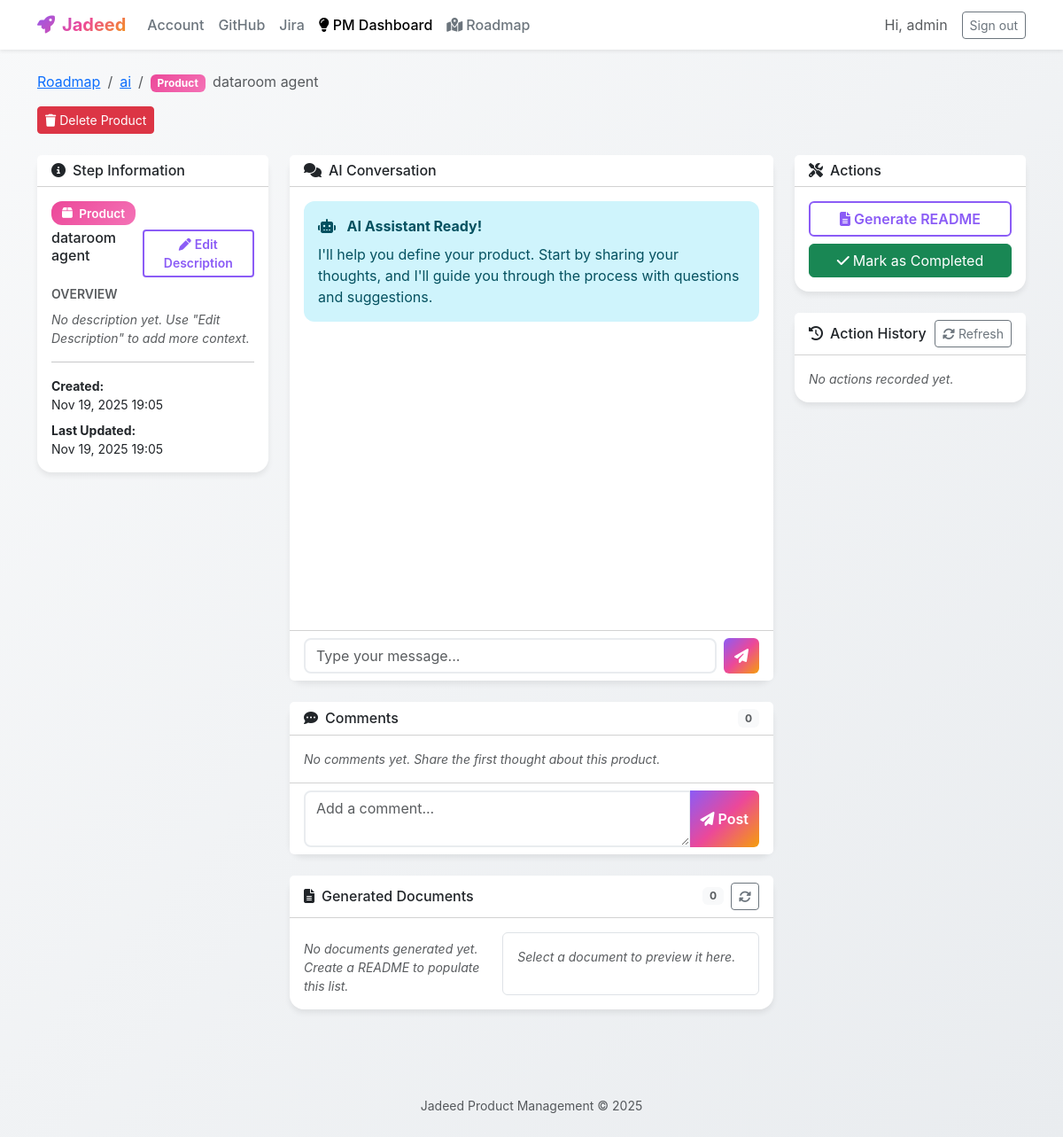
/product-management/workflow/80/ (signed in), run on an earlier commit of the app's database.
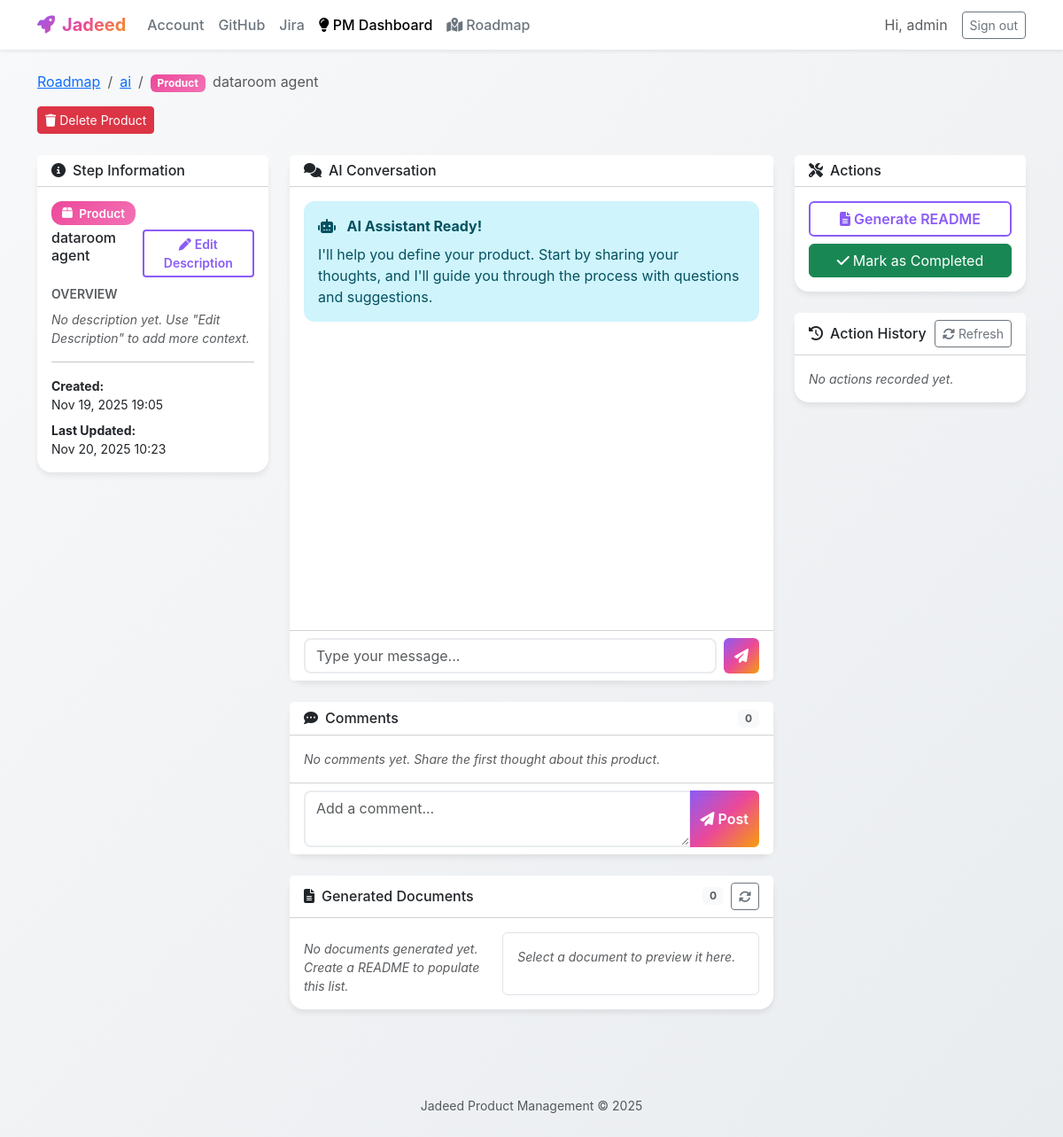
And on a later commit of the database.
### product_management/models.py (models this page shows, shortened)
class WorkflowStep(models.Model):
    STEP_CHOICES = [
        ('vision', 'Vision'),
        ('initiative', 'Initiative'),
        ('portfolio', 'Portfolio'),
        ('product', 'Product'),
        ('feature', 'Feature'),
    ]
    STATUS_CHOICES = [
        ('backlog', 'Backlog'),
        ('todo', 'To Do'),
        ('in_progress', 'In Progress'),
        ('completed', 'Completed'),
    ]
    project = models.ForeignKey(Project, on_delete=models.CASCADE, related_name='workflow_steps', null=True, blank=True)
    user = models.ForeignKey('auth.User', on_delete=models.CASCADE, related_name='workflow_steps', null=True, blank=True)
    step_type = models.CharField(max_length=20, choices=STEP_CHOICES)
    title = models.CharField(max_length=255)
    description = models.TextField(blank=True)
    reference_id = models.CharField(max_length=20, unique=True, blank=True, null=True)
    parent_step = models.ForeignKey(
        'self',
        on_delete=models.CASCADE,
        null=True,
        blank=True,
        related_name='child_steps'
    )
    conversation_history = models.JSONField(default=list, blank=True)
    readme_content = models.TextField(blank=True)
    readme_generated_at = models.DateTimeField(null=True, blank=True)
    status = models.CharField(max_length=20, choices=STATUS_CHOICES, default='backlog')
    is_completed = models.BooleanField(default=False)
    created_at = models.DateTimeField(auto_now_add=True)
    updated_at = models.DateTimeField(auto_now=True)
    class Meta:
        verbose_name = "Workflow Step"
        verbose_name_plural = "Workflow Steps"
        ordering = ['step_type', '-created_at']
        indexes = [
            models.Index(fields=['project', 'step_type']),
            models.Index(fields=['parent_step']),
        ]

### product_management/views.py (the view)
# urls.py: path('workflow/<int:step_id>/', views.workflow_chat, name='workflow_chat'),
@login_required
def workflow_chat(request, step_id):
    workflow_step = get_object_or_404(WorkflowStep, id=step_id)
    if workflow_step.project:
        if workflow_step.project.user != request.user:
            from django.http import Http404
            raise Http404("Workflow step not found.")
    elif workflow_step.user and workflow_step.user != request.user:
        from django.http import Http404
        raise Http404("Workflow step not found.")
    hierarchy = []
    current = workflow_step
    while current:
        hierarchy.insert(0, current)
        current = current.parent_step
    conversation_json = json.dumps(workflow_step.conversation_history or [])
    recent_comments = list(
        workflow_step.comments.select_related('user').order_by('-created_at')[:50]
    )
    serialized_comments = [
        _serialize_workflow_comment(comment, request.user)
        for comment in reversed(recent_comments)
    ]
    action_logs = workflow_step.action_logs.select_related('user').order_by('-created_at')[:50]
    serialized_actions = [_serialize_action_log(action) for action in action_logs]
    documents = list(
        workflow_step.documents.select_related('created_by').order_by('-created_at')
    )
    serialized_documents = [
        _serialize_document(doc)
        for doc in documents
    ]
    product_details = None
    product_repositories = []
    if workflow_step.step_type == 'product':
        try:
            product_details = workflow_step.product_details
            product_repositories = list(product_details.repositories.all())
        except Product.DoesNotExist:
            product_details = None
    feature_details = None
    feature_repository = None
    if workflow_step.step_type == 'feature':
        try:
            feature_details = workflow_step.feature_details
            feature_repository = feature_details.repository
        except Feature.DoesNotExist:
            feature_details = None
    repository_for_actions = None
    if workflow_step.step_type == 'feature':
        repository_for_actions = feature_repository
    elif workflow_step.project:
        repository_for_actions = workflow_step.project.github_repository
    context = {
        'workflow_step': workflow_step,
        'project': workflow_step.project,
        'hierarchy': hierarchy,
        'conversation_json': conversation_json,
        'comments_json': json.dumps(serialized_comments),
        'comment_count': workflow_step.comments.count(),
        'actions_json': json.dumps(serialized_actions),
        'documents_json': json.dumps(serialized_documents),
        'document_count': len(serialized_documents),
        'product_details': product_details,
        'product_repositories': product_repositories,
        'feature_details': feature_details,
        'feature_repository': feature_repository,
        'repository_for_actions': repository_for_actions,
    }
    return render(request, 'product_management/workflow_chat.html', context)

### organizations/context_processors.py (called while the page is built)
def organization_context(request):
    context = {
        'user_organization_member': None,
        'user_organization': None,
        'user_role': None,
        'user_department': None,
    }
    if request.user.is_authenticated:
        member = get_user_organization_member(request.user)
        if member:
            context['user_organization_member'] = member
            context['user_organization'] = member.organization
            context['user_role'] = member.role
            context['user_department'] = member.department
    return context

### organizations/permissions.py (called while the page is built)
def get_user_organization_member(user, organization=None):
    if not user.is_authenticated:
        return None
    try:
        if organization:
            return OrganizationMember.objects.select_related('role', 'organization', 'department').get(
                user=user,
                organization=organization,
                is_active=True
            )
        else:
            return OrganizationMember.objects.select_related('role', 'organization', 'department').filter(
                user=user,
                is_active=True
            ).first()
    except OrganizationMember.DoesNotExist:
        return None

### product_management/templates/product_management/workflow_chat.html (shortened to what the changed rows need)
{% extends 'product_management/base.html' %}
{% block content %}
<div class="row mb-4">
    <div class="col-12">
        <nav aria-label="breadcrumb">
            <ol class="breadcrumb">
                <li class="breadcrumb-item"><a href="{% url 'product_management:hierarchy' %}">Roadmap</a></li>
                {% if project %}
                <li class="breadcrumb-item"><a href="{% url 'product_management:project_detail' project.id %}">{{ project.name }}</a></li>
                {% endif %}
                {% for item in hierarchy %}
                    {% if forloop.last %}
                        <li class="breadcrumb-item active" aria-current="page">
                            <span class="badge badge-{{ item.step_type }} me-1">{{ item.get_step_type_display }}</span>
                            {{ item.title }}
                        </li>
                    {% endif %}
                {% endfor %}
            </ol>
        </nav>
    </div>
<div class="row mb-4">
    <div class="col-12">
        <div class="d-flex justify-content-between align-items-start">
            <div>
                <button class="btn btn-danger btn-sm delete-workflow-step-btn"
                        data-step-id="{{ workflow_step.id }}"
                        data-step-title="{{ workflow_step.title }}"
                        data-step-type="{{ workflow_step.get_step_type_display }}">
                    <i class="fas fa-trash me-1"></i>Delete {{ workflow_step.get_step_type_display }}
                </button>
            </div>
        </div>
    </div>
</div>
<div class="row">
    <div class="col-lg-3">
        <div class="card mb-3">
            <div class="card-body">
                <div class="mb-2">
                    <span class="workflow-badge badge-{{ workflow_step.step_type }}">
                        {% if workflow_step.step_type == 'vision' %}<i class="fas fa-eye me-1"></i>
                        {% elif workflow_step.step_type == 'initiative' %}<i class="fas fa-flag me-1"></i>
                        {% elif workflow_step.step_type == 'portfolio' %}<i class="fas fa-folder me-1"></i>
                        {% elif workflow_step.step_type == 'product' %}<i class="fas fa-box me-1"></i>
                        {% elif workflow_step.step_type == 'feature' %}<i class="fas fa-puzzle-piece me-1"></i>
                        {% endif %}
                        {{ workflow_step.get_step_type_display }}
                    </span>
                </div>
                <div class="d-flex justify-content-between align-items-start mb-2">
                    <h6 class="mb-0">{{ workflow_step.title }}</h6>
                    <button type="button"
                            class="btn btn-sm btn-creative-outline"
                            id="editDescriptionBtn">
                        <i class="fas fa-pen me-1"></i>Edit Description
                    </button>
                </div>
                <div class="small">
                    <div class="mb-2">
                        <strong>Created:</strong><br>
                        {{ workflow_step.created_at|date:"M d, Y H:i" }}
                    </div>
                    <div>
                        <strong>Last Updated:</strong><br>
                        {{ workflow_step.updated_at|date:"M d, Y H:i" }}
                    </div>
                </div>
            </div>
        </div>
    </div>
    <div class="col-lg-6">
        <div class="card mb-4">
            <div class="card-body" style="height: 500px; overflow-y: auto;" id="chatContainer">
                <div id="chatMessages">
                    <div class="alert alert-info">
                        <i class="fas fa-robot me-2"></i>
                        <strong>AI Assistant Ready!</strong>
                        <p class="mb-0 mt-2">I'll help you define your {{ workflow_step.get_step_type_display|lower }}. Start by sharing your thoughts, and I'll guide you through the process with questions and suggestions.</p>
                    </div>
                </div>
            </div>
        </div>
        <div class="card mb-4">
            <div class="card-body">
                <div id="commentEmptyState"
                     class="text-muted small fst-italic"
                     {% if comment_count %}style="display:none;"{% endif %}>
                    No comments yet. Share the first thought about this {{ workflow_step.get_step_type_display|lower }}.
                </div>
            </div>
        </div>
    </div>
</div>
{% endblock %}

What changed in the data, as far as the page shows it:
changed WorkflowStep "dataroom agent": updated_at "Nov 19, 2025 19:05" → "Nov 20, 2025 10:23"
